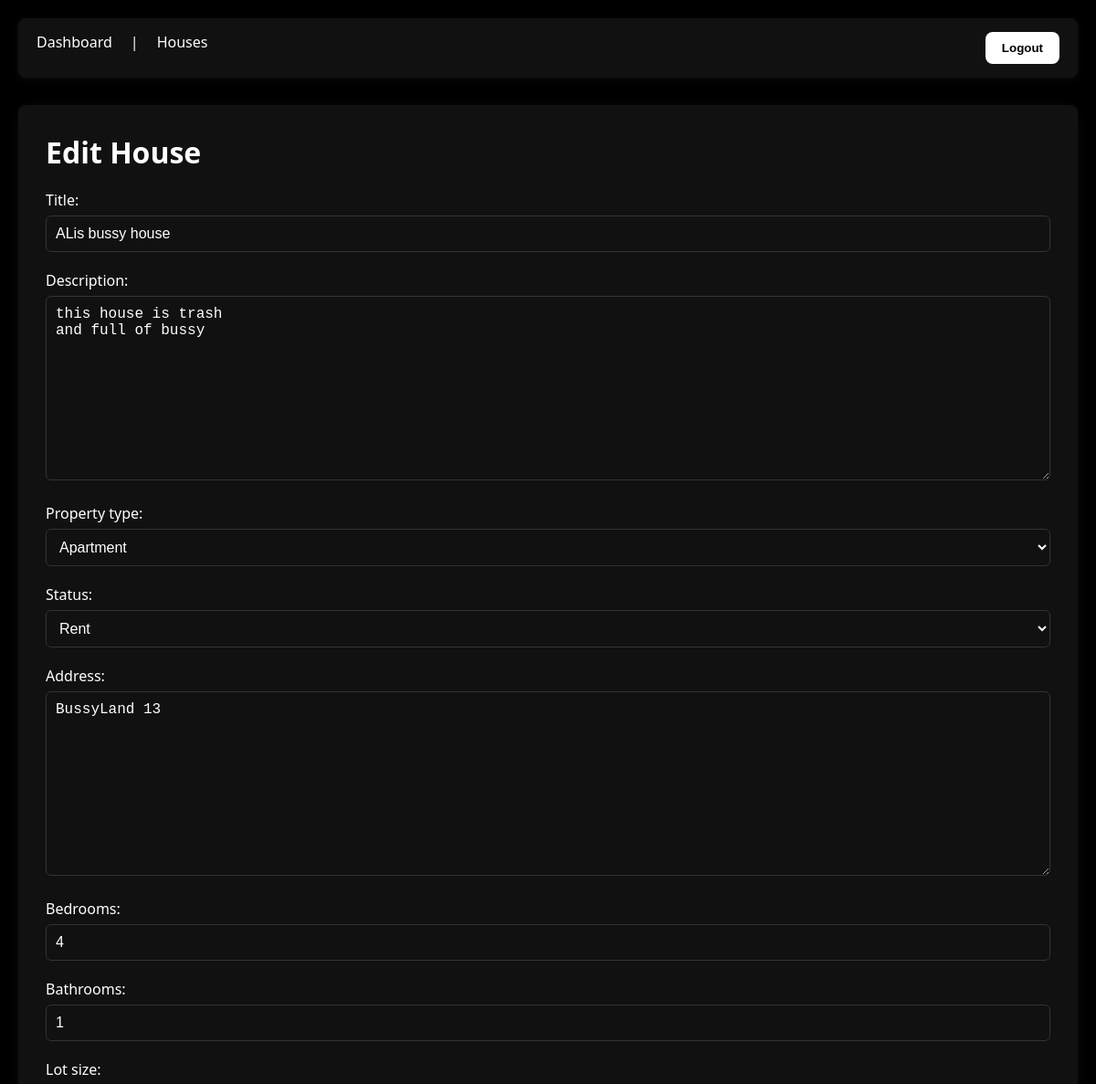
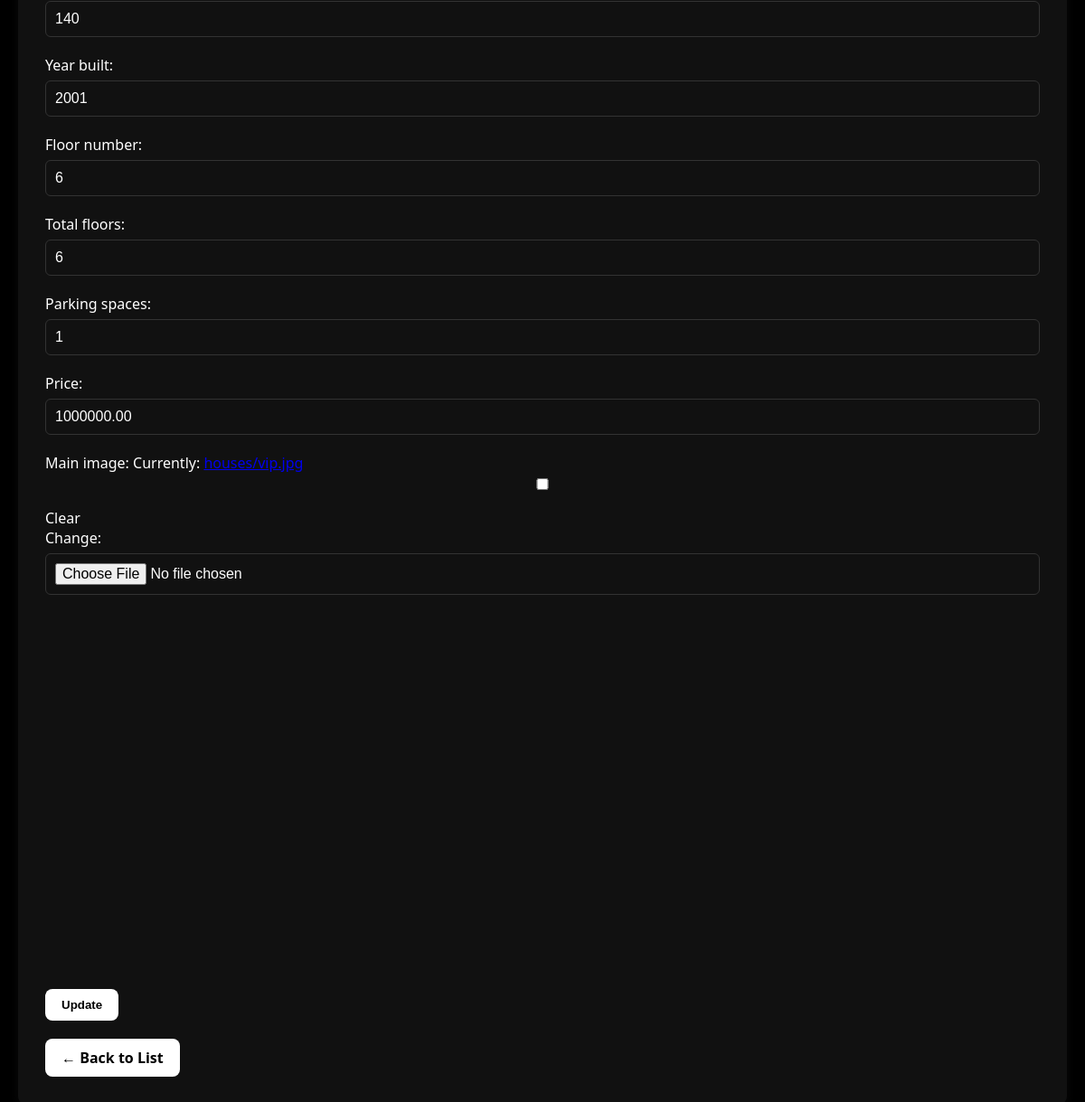
Screenshot of /houses/12/update/ (signed in) with the database file from the repository (2 pictures, top to bottom).
### houses/models.py (models this page shows, shortened)
class House(models.Model):
    PROPERTY_TYPES = [
        ('house', 'House'),
        ('apartment', "Apartment"),
        ('condo',"Condo"),
        ('commercial','Commercial'),
        ('land','Land'),
    ]
    STATUS_CHOICES = [
        ('sale', 'Sale'),
        ('rent', 'Rent'),
        ('sold', 'Sold'),
        ('pending', 'Pending'),
    ]
    title = models.CharField(max_length=100)
    property_type = models.CharField(max_length=20, choices=PROPERTY_TYPES, default='apartment')
    price = models.DecimalField(max_digits=12, decimal_places=3, )
    status = models.CharField(max_length=10, choices=STATUS_CHOICES, default='rent')
    description = models.TextField(blank=True)
    address = models.TextField()
    latitude = models.DecimalField(max_digits=9, decimal_places=6, blank=True, null=True)
    longitude = models.DecimalField(max_digits=9, decimal_places=6, blank=True, null=True)
    bedrooms = models.PositiveIntegerField(default=3)
    bathrooms = models.PositiveIntegerField(default=1)
    lot_size = models.PositiveIntegerField()
    year_built = models.PositiveIntegerField(blank=True, null=True)
    floor_number = models.PositiveIntegerField(blank=True, null=True)
    total_floors = models.PositiveIntegerField(blank=True, null=True)
    parking_spaces = models.PositiveIntegerField(default=0)
    price = models.DecimalField(max_digits=15, decimal_places=2)
    main_image = models.ImageField(upload_to='houses/', blank=True, null=True)
    created_at = models.DateTimeField(auto_now_add=True)
    updated_at = models.DateTimeField(auto_now=True)
    agent = models.ForeignKey(
        settings.AUTH_USER_MODEL,
        on_delete=models.CASCADE,
        related_name='houses',
        )

### houses/views.py (the view, shortened to what this page needs)
# urls.py: path('<int:pk>/update/', HouseUpdateView.as_view(), name='update'),
class HouseUpdateView(LoginRequiredMixin, UpdateView):
    model = House
    form_class = HouseForm
    template_name = "houses/update.html"

### houses/forms.py
class HouseForm(forms.ModelForm):
    class Meta:
        model = House
        fields = [
            'title', 'description', 'property_type', 'status',
            'address',
            'latitude', 'longitude',
            'bedrooms', 'bathrooms', 'lot_size',
            'year_built', 'floor_number', 'total_floors', 'parking_spaces',
            'price',
            'main_image'
        ]
        widgets = {
            'latitude': forms.HiddenInput(),
            'longitude': forms.HiddenInput(),
        }

### houses/templates/houses/update.html (shortened to what this page needs)
{% extends 'base.html' %}
{% load leaflet_tags %}
{% block extra_header %}
<link
  rel="stylesheet"
  href="https://unpkg.com/leaflet-control-geocoder/dist/Control.Geocoder.css"
/>
{% endblock %}
{% block content %}
<h1>Edit House</h1>
<form method="post" enctype="multipart/form-data" novalidate>
    {{ form.as_p }}
    <div id="map" style="height: 400px; border-radius: 8px; margin-bottom: 1rem;">
    </div>
    <button type="submit">Update</button>
</form>
<a href="{% url 'houses:list' %}" class="button mt-2">← Back to List</a>
{% endblock %}

### static/css/style.css (style rules this page uses)
* { margin: 0; padding: 0; box-sizing: border-box; }
body { font-family: 'Segoe UI', Tahoma, Geneva, Verdana, sans-serif; background-color: #000000; color: #ffffff; padding: 20px; }
h1, h2 { color: #ffffff; margin-bottom: 20px; }
button, .button { background-color: #ffffff; color: #000000; padding: 10px 18px; border: none; border-radius: 8px; cursor: pointer; font-weight: 600; transition: background-color 0.2s ease; text-decoration: none; display: inline-block; }
input, select, textarea { width: 100%; padding: 10px; margin-top: 6px; margin-bottom: 20px; background-color: #111111; color: #ffffff; border: 1px solid #333333; border-radius: 6px; font-size: 16px; }
.mt-2 { margin-top: 20px; }

### rows the page displays
House: title "ALis bussy house", description "this house is trash and full of bussy", property_type "Apartment", status "Rent", address "BussyLand 13", bedrooms "4", bathrooms "1", lot_size "140", year_built "2001", floor_number "6", total_floors "6", parking_spaces "1", price "1000000.00"
